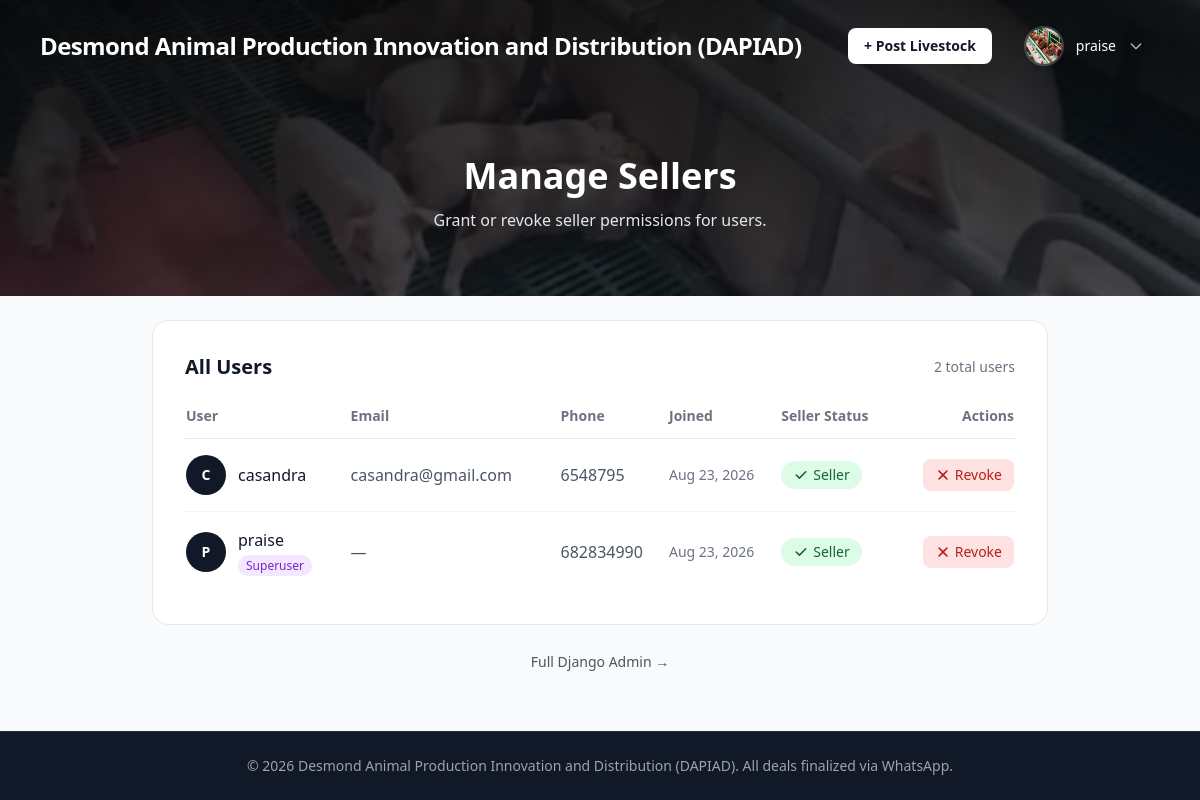
The page /accounts/manage-sellers/ (signed in) on the database its author committed.
### accounts/models.py (models this page shows, shortened)
class CustomUser(AbstractUser):
    is_seller = models.BooleanField(default=False)
    phone = models.CharField(max_length=20, blank=True)
    avatar = models.ImageField(upload_to=user_avatar_path, blank=True, null=True)
    bio = models.TextField(blank=True, max_length=500)
    location = models.CharField(max_length=120, blank=True)
    is_verified = models.BooleanField(default=False)
    verified_at = models.DateTimeField(null=True, blank=True)
    verification_notes = models.TextField(blank=True, max_length=500, help_text="Admin notes about verification")

### accounts/views.py (the view, shortened to what this page needs)
# urls.py: path("manage-sellers/", views.manage_sellers, name="manage_sellers"),
@login_required
def manage_sellers(request):
    if not request.user.is_superuser:
        raise PermissionDenied
    users = CustomUser.objects.all().order_by("-date_joined")
    return render(request, "accounts/manage_sellers.html", {"users": users})

### templates/accounts/manage_sellers.html (shortened to what this page needs)
{% extends "base.html" %}
{% load static %}
{% block hero %}
<div class="relative z-10 max-w-6xl mx-auto px-4 py-12 lg:py-16 text-center">
  <h1 class="text-3xl lg:text-4xl font-bold text-white mb-3">Manage Sellers</h1>
  <p class="text-gray-200 max-w-2xl mx-auto">Grant or revoke seller permissions for users.</p>
</div>
{% endblock %}
{% block content %}
<div class="max-w-4xl mx-auto">
  <div class="bg-white border border-gray-200 rounded-2xl overflow-hidden">
    <div class="p-6 lg:p-8">
      <div class="flex items-center justify-between mb-6">
        <h2 class="text-xl font-bold text-gray-900">All Users</h2>
        <span class="text-sm text-gray-500">{{ users.count }} total users</span>
      </div>
      <div class="overflow-x-auto">
        <table class="w-full">
          <thead>
            <tr class="border-b border-gray-200 text-left text-sm font-medium text-gray-500">
              <th class="pb-3">User</th>
              <th class="pb-3 hidden md:table-cell">Email</th>
              <th class="pb-3 hidden lg:table-cell">Phone</th>
              <th class="pb-3">Joined</th>
              <th class="pb-3">Seller Status</th>
              <th class="pb-3 text-right">Actions</th>
            </tr>
          </thead>
          <tbody class="divide-y divide-gray-100">
            {% for user in users %}
            <tr class="hover:bg-gray-50 transition-colors">
              <td class="py-4">
                <div class="flex items-center gap-3">
                  <div class="w-10 h-10 rounded-full bg-gray-900 flex items-center justify-center text-white font-bold text-sm">
                    {{ user.username|first|upper }}
                  </div>
                  <div>
                    <p class="font-medium text-gray-900">{{ user.username }}</p>
                    {% if user.is_superuser %}
                      <span class="text-xs bg-purple-100 text-purple-700 px-2 py-0.5 rounded-full">Superuser</span>
                    {% endif %}
                  </div>
                </div>
              </td>
              <td class="py-4 hidden md:table-cell text-gray-600">{{ user.email|default:"—" }}</td>
              <td class="py-4 hidden lg:table-cell text-gray-600">{{ user.phone|default:"—" }}</td>
              <td class="py-4 text-sm text-gray-500">{{ user.date_joined|date:"M d, Y" }}</td>
              <td class="py-4">
                {% if user.is_seller %}
                  <span class="inline-flex items-center gap-1 px-3 py-1 rounded-full text-sm font-medium bg-green-100 text-green-800">
                    <svg class="w-4 h-4" fill="currentColor" viewBox="0 0 20 20"><path fill-rule="evenodd" d="M16.707 5.293a1 1 0 010 1.414l-8 8a1 1 0 01-1.414 0l-4-4a1 1 0 011.414-1.414L8 12.586l7.293-7.293a1 1 0 011.414 0z" clip-rule="evenodd"></path></svg>
                    Seller
                  </span>
                {% endif %}
              </td>
              <td class="py-4 text-right">
                <form method="post" class="inline">
                  <button type="submit"
                          class="inline-flex items-center gap-1 px-3 py-1.5 rounded-lg text-sm font-medium transition-colors
                            {% if user.is_seller %}bg-red-100 text-red-700 hover:bg-red-200{% else %}bg-green-100 text-green-700 hover:bg-green-200{% endif %}">
                    {% if user.is_seller %}
                      <svg class="w-4 h-4" fill="currentColor" viewBox="0 0 20 20"><path fill-rule="evenodd" d="M4.293 4.293a1 1 0 011.414 0L10 8.586l4.293-4.293a1 1 0 011.414 1.414L11.414 10l4.293 4.293a1 1 0 01-1.414 1.414L10 11.414l-4.293 4.293a1 1 0 01-1.414-1.414L8.586 10 4.293 5.707a1 1 0 010-1.414z" clip-rule="evenodd"></path></svg>
                      Revoke
                    {% else %}
                      <svg class="w-4 h-4" fill="currentColor" viewBox="0 0 20 20"><path fill-rule="evenodd" d="M16.707 5.293a1 1 0 010 1.414l-8 8a1 1 0 01-1.414 0l-4-4a1 1 0 011.414-1.414L8 12.586l7.293-7.293a1 1 0 011.414 0z" clip-rule="evenodd"></path></svg>
                      Make Seller
                    {% endif %}
                  </button>
                </form>
              </td>
            </tr>
            {% empty %}
            <tr>
              <td colspan="6" class="py-12 text-center text-gray-500">No users found.</td>
            </tr>
            {% endfor %}
          </tbody>
        </table>
      </div>
    </div>
  </div>
  <div class="mt-6 text-center">
    <a href="{% url 'admin:index' %}" class="text-gray-600 hover:text-gray-900 font-medium text-sm">
      Full Django Admin →
    </a>
  </div>
</div>
{% endblock %}

### templates/base.html (shortened to what this page needs)
<!DOCTYPE html>
<html lang="en">
<head>
  <script src="https://cdn.tailwindcss.com"></script>
</head>
<body class="bg-gray-50 text-gray-900 min-h-screen flex flex-col">
  {% load static %}
  <header class="relative bg-gray-900 text-white z-50">
    <div class="absolute inset-0 z-0">
      {% block header_bg %}
        <img src="{% static 'imgs/home.jpg' %}" alt="" class="w-full h-full object-cover opacity-40">
        <div class="absolute inset-0 bg-gradient-to-b from-black/70 via-black/50 to-black/30"></div>
      {% endblock %}
    </div>
    <nav class="relative max-w-6xl mx-auto flex items-center justify-between p-4">
      <a href="{% url 'core:home' %}" class="text-2xl font-bold tracking-tight">Desmond Animal Production Innovation and Distribution (DAPIAD) </a>
      <div class="flex items-center gap-4 text-sm">
        {% if user.is_authenticated %}
          {% if user.is_seller %}
            <a href="{% url 'listings:create' %}" class="bg-white text-gray-900 px-4 py-2 rounded-lg font-semibold hover:bg-gray-100 transition-colors">+ Post Livestock</a>
          {% endif %}
          <div class="relative" id="profile-dropdown">
            <button id="profile-btn"
                    class="flex items-center gap-3 px-4 py-2.5 rounded-xl hover:bg-white/10 transition-colors focus:outline-none focus:ring-2 focus:ring-white/50"
                    aria-expanded="false" aria-haspopup="true">
              {% if user.avatar %}
                <img src="{{ user.avatar.url }}" alt="{{ user.username }}" class="w-10 h-10 rounded-full object-cover border-2 border-white/20">
              {% else %}
                <div class="w-10 h-10 rounded-full bg-gray-700 flex items-center justify-center text-white font-bold text-base border-2 border-white/20">
                  {{ user.initials }}
                </div>
              {% endif %}
              <span class="font-medium text-sm hidden md:inline-block">{{ user.username }}</span>
              <svg class="w-4 h-4 text-white/70 hidden md:inline-block" fill="none" stroke="currentColor" viewBox="0 0 24 24"><path stroke-linecap="round" stroke-linejoin="round" stroke-width="2" d="M19 9l-7 7-7-7"></path></svg>
            </button>
          </div>
        {% else %}
          <a href="{% url 'accounts:login' %}" class="hover:text-gray-300 transition-colors px-3 py-2 rounded-lg hover:bg-white/10">Login</a>
          <a href="{% url 'accounts:signup' %}" class="bg-white text-gray-900 px-4 py-2 rounded-lg font-semibold hover:bg-gray-100 transition-colors">Sign Up</a>
        {% endif %}
      </div>
    </nav>
    {% block hero %}{% endblock %}
  </header>
  <main class="flex-1 max-w-6xl mx-auto w-full px-4 py-6">
    {% block content %}{% endblock %}
  </main>
  <footer class="bg-gray-900 text-gray-400 border-t border-gray-800">
    <div class="max-w-6xl mx-auto px-4 py-6 text-center text-sm">
      &copy; {% now "Y" %} Desmond Animal Production Innovation and Distribution (DAPIAD). All deals finalized via WhatsApp.
    </div>
  </footer>
</body>
</html>

### rows shown on the page
CustomUser: avatar (placeholder picture), username "praise", username|first "P", is_superuser "Superuser", email "—", phone "682834990", date_joined "Aug 23, 2026", is_seller True (drawn)
CustomUser: username|first "C", username "casandra", email "casandra@gmail.com", phone "6548795", date_joined "Aug 23, 2026", is_seller True (drawn)

### other values the page prints
{{ users.count }} "2"
